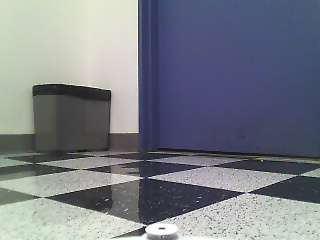
%> input picture hallway_images/im1.png, 320 x 240 px
$ octave --eval "result = alignToCorridoor(imread('hallway_images/im1.png'));"   (GNU Octave 9; MATLAB toolbox functions it lacks are replaced by stand-ins)
%> lines starting %> are read from the running program, lines starting %| are printed output that depends on the picture
function twoBestSlopes = alignToCorridoor(img)
close all;
halfImg  = img(size(img,1)*0.6:size(img,1),:,:);
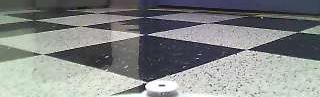
%> halfImg: size 97x320x3 uint8; mean R, G, B 132.5, 135.7, 135.1
se = strel('line',5,5);
halfImg = imdilate(halfImg,se);
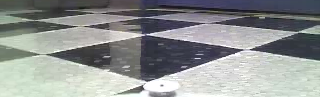
%> halfImg: size 97x320x3 uint8; mean R, G, B 143.5, 146.7, 146.1
%figure, imshow(halfImg)

%halfImg = imrotate(halfImg,90);
grey = rgb2gray(halfImg);
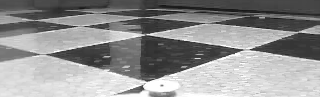
%> grey: size 97x320 uint8; min 21, max 255, mean 145.6
BW = edge(grey,'canny');
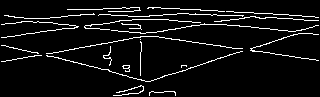
%> BW: size 97x320 logical; 6.6% white in thin lines or dots
%figure, imshow(BW);

[H,theta,rho] = hough(BW);
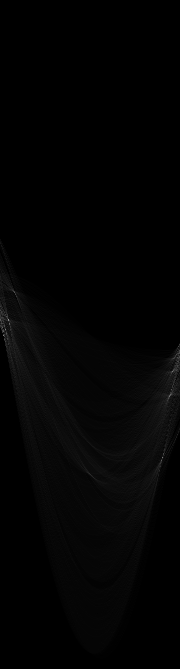
%> H: size 669x180 double; min 0, max 146, mean 3.1
%> theta = 180 values from -90 to 89; rho = 669 values from -334 to 334
P = houghpeaks(H,20,'threshold',ceil(0.2*max(H(:))));
%> P = 20 rows, first 12: [320 9; 336 4; 458 163; 372 173; 397 170; 328 3; 320 1; 334 7; 293 15; 358 178; 311 1; 359 174]

linesAll = houghlines(BW,theta,rho,P,'FillGap',5,'MinLength',7);
%> linesAll = 49 lines; longest, point1 to point2 (x, y): (149, 8) to (234, 12), (47, 56) to (127, 76), (178, 14) to (244, 16), (85, 28) to (146, 34), (252, 50) to (304, 59), (271, 54) to (319, 61)
slopes = [linesAll.theta];
%> slopes = 49 values, max 87 at index 27, min -90 at index 15, mean -20.27
fwdIdx = find(slopes > 0);
%> fwdIdx = 19 values from 10 to 49
doorIdx = find(abs(slopes-90) > 5);
%> doorIdx = 41 values from 1 to 49
vertIdx = intersect(fwdIdx, doorIdx);
%> vertIdx = [10 11 12 36 37 38 39 44 45 46 49]

% find 2 best lines
bestSlopes = [linesAll(vertIdx).theta];
%> bestSlopes = [72 72 82 83 83 83 83 83 83 83 70]
maxElem = mode(bestSlopes);
%> maxElem = 83
maxElem2 = mode(bestSlopes(find(bestSlopes ~= maxElem)));
%> maxElem2 = 72


goodSlopes = union(find(slopes == maxElem), find(slopes == maxElem2));
%> goodSlopes = [10 11 36 37 38 39 44 45 46]
lines = linesAll(goodSlopes);
%> lines = 9 lines; longest, point1 to point2 (x, y): (284, 38) to (262, 46), (235, 54) to (227, 57), (23, 22) to (31, 22), (81, 15) to (88, 15), (72, 16) to (79, 16), (7, 24) to (14, 24)

twoBestSlopes = goodSlopes;
%> twoBestSlopes = [10 11 36 37 38 39 44 45 46]

% [17 lines of commented-out code are left out]
end

$ run again, on hallway_images/im10.png
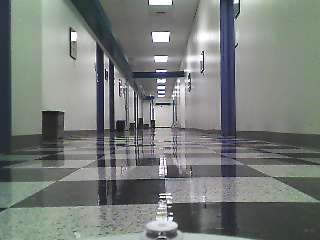
%> input picture hallway_images/im10.png, 320 x 240 px
%> in alignToCorridoor, `BW = edge(grey,'canny');`:
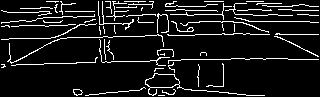
%> BW: size 97x320 logical; 9.6% white in thin lines or dots
%> in alignToCorridoor, `[H,theta,rho] = hough(BW);`:
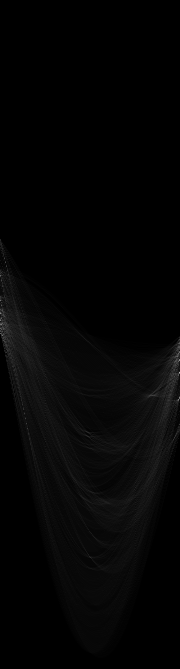
%> H: size 669x180 double; min 0, max 171, mean 4.5
%> theta = 180 values from -90 to 89; rho = 669 values from -334 to 334
%> P = 20 rows, first 12: [373 180; 361 180; 398 180; 321 1; 336 3; 362 176; 311 3; 377 175; 325 4; 350 178; 281 2; 263 6]
%> linesAll = 74 lines; longest, point1 to point2 (x, y): (58, 40) to (12, 64), (260, 22) to (310, 22), (277, 37) to (319, 57), (143, 15) to (188, 15), (111, 4) to (153, 5), (102, 62) to (144, 62)
%> slopes = 74 values, max 89 at index 1, min -90 at index 20, mean 7.16
%> fwdIdx = 40 values from 1 to 74
%> doorIdx = 41 values from 20 to 74
%> vertIdx = [40 41 42 43 44 59 74]
%> bestSlopes = [84 84 84 84 84 62 82]
%> maxElem = 84
%> maxElem2 = 62
%> goodSlopes = [40 41 42 43 44 59]
%> lines = 6 lines; point1 to point2 (x, y): (58, 40) to (12, 64), (303, 11) to (312, 11), (189, 23) to (198, 23), (37, 39) to (46, 39), (256, 16) to (264, 16), (200, 22) to (207, 22)
%> twoBestSlopes = [40 41 42 43 44 59]

$ run again, on hallway_images/im11.png
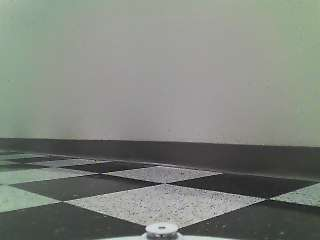
%> input picture hallway_images/im11.png, 320 x 240 px
%> in alignToCorridoor, `halfImg = imdilate(halfImg,se);`:
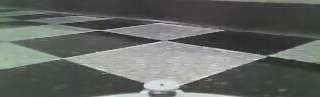
%> halfImg: size 97x320x3 uint8; mean R, G, B 99, 102.7, 99.1
%> in alignToCorridoor, `BW = edge(grey,'canny');`:
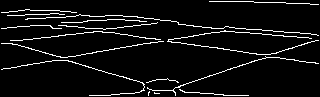
%> BW: size 97x320 logical; 6.4% white in thin lines or dots
%> theta = 180 values from -90 to 89; rho = 669 values from -334 to 334
%> P = 20 rows, first 12: [318 9; 403 171; 324 5; 475 162; 377 174; 363 176; 333 7; 297 18; 327 11; 338 2; 354 179; 307 1]
%> linesAll = 57 lines; longest, point1 to point2 (x, y): (168, 42) to (266, 55), (66, 61) to (134, 81), (232, 69) to (174, 90), (210, 2) to (254, 2), (108, 20) to (147, 22), (253, 30) to (291, 33)
%> slopes = 57 values, max 89 at index 49, min -90 at index 33, mean -25.61
%> fwdIdx = 20 values from 11 to 57
%> doorIdx = 43 values from 1 to 57
%> vertIdx = [11 12 13 14 56 57]
%> bestSlopes = [71 71 83 83 83 83]
%> maxElem = 83
%> maxElem2 = 71
%> goodSlopes = [11 12 13 14 56 57]
%> lines = 6 lines; point1 to point2 (x, y): (232, 69) to (174, 90), (288, 50) to (277, 54), (24, 40) to (32, 40), (16, 41) to (23, 41), (287, 33) to (294, 33), (59, 61) to (66, 61)
%> twoBestSlopes = [11 12 13 14 56 57]

$ run again, on hallway_images/im12.png
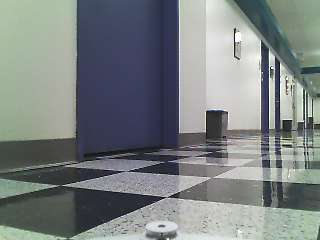
%> input picture hallway_images/im12.png, 320 x 240 px
%> in alignToCorridoor, `halfImg = imdilate(halfImg,se);`:
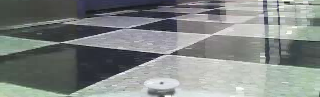
%> halfImg: size 97x320x3 uint8; mean R, G, B 129.4, 134.5, 132.5
%> in alignToCorridoor, `BW = edge(grey,'canny');`:
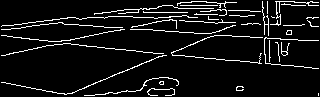
%> BW: size 97x320 logical; 7.9% white in thin lines or dots
%> theta = 180 values from -90 to 89; rho = 669 values from -334 to 334
%> P = 20 rows, first 12: [316 5; 299 7; 447 159; 389 169; 325 4; 318 1; 359 177; 360 174; 330 1; 351 178; 369 175; 310 1]
%> linesAll = 56 lines; longest, point1 to point2 (x, y): (64, 44) to (164, 54), (51, 24) to (121, 28), (137, 30) to (207, 34), (2, 83) to (67, 95), (163, 6) to (225, 6), (173, 55) to (232, 61)
%> slopes = 56 values, max 87 at index 32, min -90 at index 16, mean -17.98
%> fwdIdx = 23 values from 8 to 54
%> doorIdx = 46 values from 1 to 56
%> vertIdx = [8 9 10 11 28 29 36 37 38 39 40 41 54]
%> bestSlopes = [68 68 68 68 83 83 84 84 84 84 84 84 71]
%> maxElem = 84
%> maxElem2 = 68
%> goodSlopes = [8 9 10 11 36 37 38 39 40 41]
%> lines = 10 lines; longest, point1 to point2 (x, y): (118, 74) to (71, 94), (163, 56) to (133, 69), (211, 37) to (187, 47), (182, 49) to (172, 53), (160, 18) to (169, 18), (84, 26) to (93, 26)
%> twoBestSlopes = [8 9 10 11 36 37 38 39 40 41]
